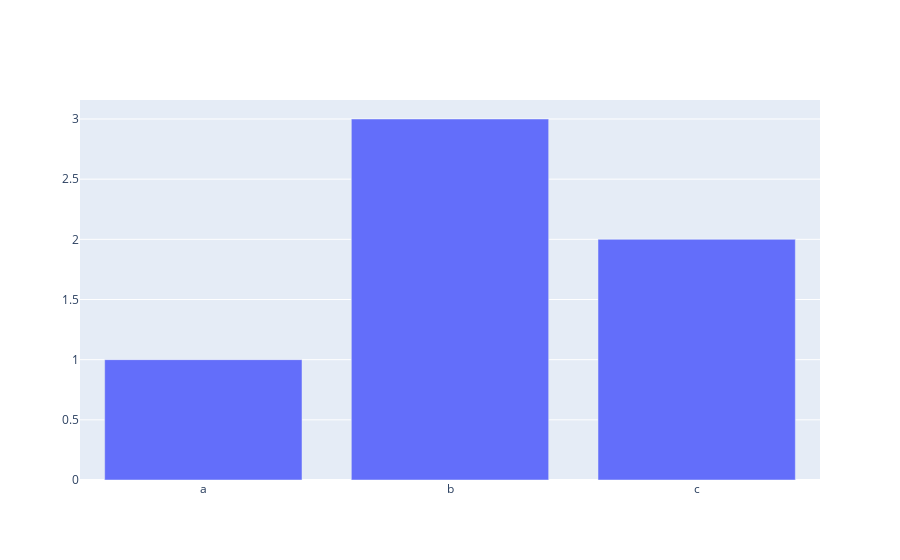

Write notebook code for a chart like this one.
### Markdown cell above
## graph object 방식

### Code cell
fig = go.Figure(data = [go.Bar(x = ["a", "b", "c"], y = [1, 3, 2])])

fig.show()

### Figure 1 — Plotly figure (JSON) as saved in the notebook; plotly's stock layout.template omitted (floating-point values rounded to 4 significant figures)
{"data": [{"type": "bar", "x": ["a", "b", "c"], "y": [1, 3, 2]}], "layout": {"autosize": true, "xaxis": {"autorange": true, "range": [-0.5, 2.5], "type": "category"}, "yaxis": {"autorange": true, "range": [0, 3.158], "type": "linear"}}}
